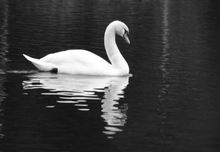
%> input picture ToStudents/swan.png, 220 x 152 px, shrunk from 480 x 331 before the run
$ octave p1b.m   (GNU Octave 9; MATLAB toolbox functions it lacks are replaced by stand-ins)
%> lines starting %> are read from the running program, lines starting %| are printed output that depends on the picture
%> further down, A is the input picture: size 152x220 uint8; min 1, max 255, mean 63.1
### P1 - ApplyFilter/applyFilter.m
function outIm= applyFilter(im,F)
%> called with F = [-1 -3 -1; 0 0 0; 1 3 1]
    [imM, imN] = size(im);
%> imM = 152; imN = 220
    [Frows,Fcols] = size(F);
    padLR = (Fcols-1)/2;
    padTB = (Frows-1)/2;
    padim = padarray(im, [padTB padLR], 0);
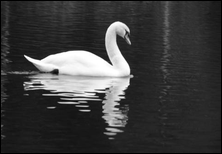
%> padim: size 154x222 double; min 0, max 255, mean 61.7
    outIm = zeros(imM,imN);

    for m = padTB+1:imM+padTB
        for n = padLR+1:imN+padLR
            sum = 0;
            Fm = 1;
            Fn = 1;
            for i = m-padTB:m+padTB
                for j = n-padLR:n+padLR;
                    sum = sum + F(Fm,Fn)*padim(i,j);
                    Fn = Fn + 1;
                end
                Fm = Fm + 1;
                Fn = 1;
            end

            outIm(m-padTB,n-padLR) = sum;

        end
    end
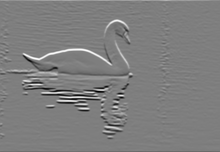
%> outIm: size 152x220 double; min -1141, max 1154, mean -0.7; drawn with min black and max white

end

### P1 - ApplyFilter/p1b.m
F = [ -1 -3 -1 ; 0 0 0 ; 1 3 1 ];

A = imread('swan.png');
A = double(A);

outIm = applyFilter(A, F);

s = (sum(abs(outIm(:))));
%> s = 2017128

fprintf('Sum of absolute values in the output image: %.0f\n', s);
%| Sum of absolute values in the output image: 2017128

%> (the run ends here)
